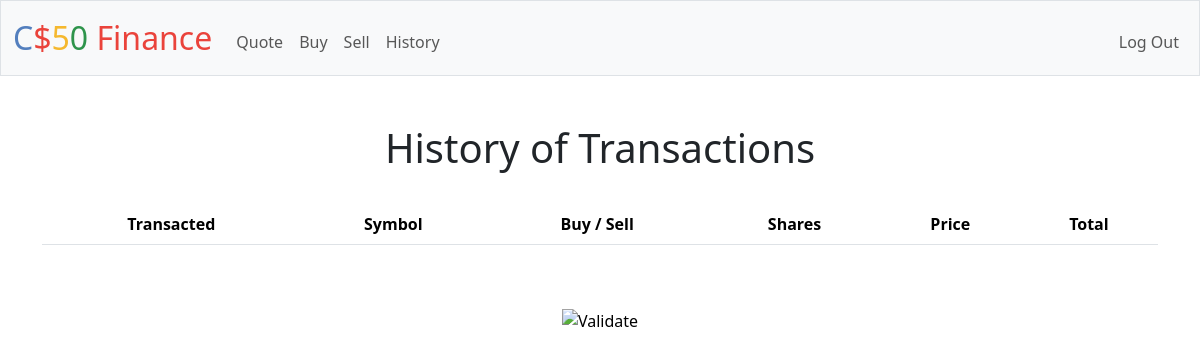
Page /history (signed in) on the earlier database version.
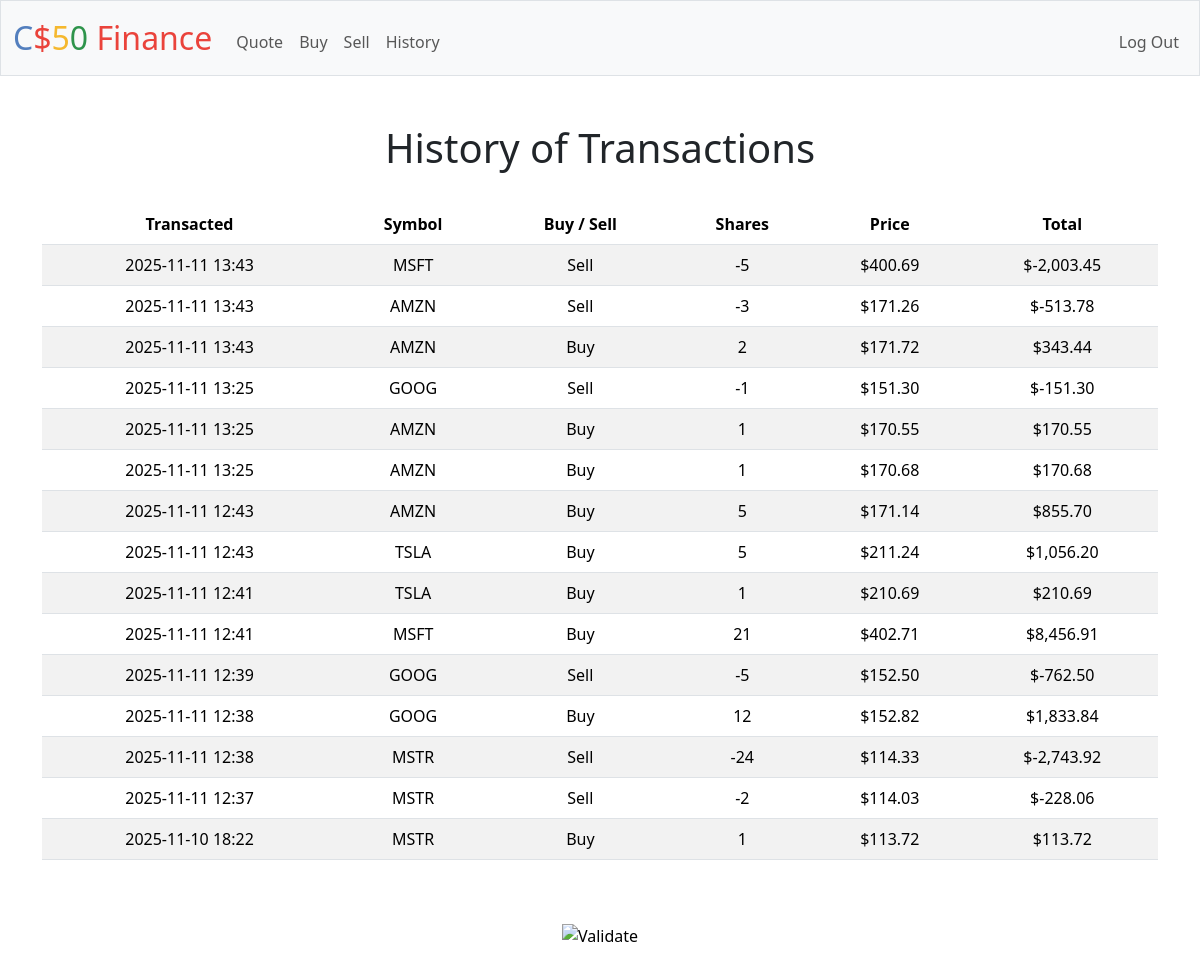
Same page on the later database version.
### tables this page shows
CREATE TABLE history (
id INTEGER PRIMARY KEY AUTOINCREMENT NOT NULL,
userid INTEGER NOT NULL,
symbol TEXT NOT NULL,
shares INTEGER NOT NULL,
price REAL NOT NULL, timestamp TEXT,
FOREIGN KEY(userid) REFERENCES users(id)
);

### app.py (the view)
@app.route("/history")
@login_required
def history():
    userId = session.get("user_id")
    history_db = db.execute(
        "SELECT * FROM history WHERE userid = ? order by id DESC;", userId
    )
    history_list = []
    for entry in history_db:
        datetime = entry["timestamp"]
        symbol = entry["symbol"]
        shares = int(entry["shares"])
        bs = "Buy" if shares > 0 else "Sell"
        price = float(entry["price"])
        total = shares * price
        history_list.append({
            "transacted": datetime,
            "symbol": symbol,
            "bs": bs,
            "shares": shares,
            "price": usd(price),
            "total": usd(total),
        })
    return render_template("history.html", history_list=history_list)

### app.py (called while the page is built)
@app.after_request
def after_request(response):
    response.headers["Cache-Control"] = "no-cache, no-store, must-revalidate"
    response.headers["Expires"] = 0
    response.headers["Pragma"] = "no-cache"
    return response

### helpers.py (called while the page is built)
def login_required(f):
    @wraps(f)
    def decorated_function(*args, **kwargs):
        if session.get("user_id") is None:
            return redirect("/login")
        return f(*args, **kwargs)
    return decorated_function

def usd(value):
    return f"${value:,.2f}"

### templates/history.html (shortened to what this page needs)
{% extends "layout.html" %}
{% block main %}
    <h1>History of Transactions</h1>
    <br>
    <div class="section">
        <table class="table table-striped">
            <thead>
                <tr>
                    <th>Transacted</th>
                    <th>Symbol</th>
                    <th>Buy / Sell</th>
                    <th>Shares</th>
                    <th>Price</th>
                    <th>Total</th>
                </tr>
            </thead>
            <tbody>
                {% for entry in history_list %}
                    <tr>
                        <td>{{ entry.transacted }}</td>
                        <td>{{ entry.symbol }}</td>
                        <td>{{ entry.bs }}</td>
                        <td>{{ entry.shares }}</td>
                        <td>{{ entry.price }}</td>
                        <td>{{ entry.total }}</td>
                    </tr>
                {% endfor %}
            </tbody>
        </table>
    </div>
{% endblock %}

### templates/layout.html (shortened to what this page needs)
<!DOCTYPE html>
<html lang="en">
    <head>
        <link href="https://cdn.jsdelivr.net/npm/bootstrap@5.3.3/dist/css/bootstrap.min.css" rel="stylesheet">
        <link href="/static/styles.css" rel="stylesheet">
    </head>
    <body>
        <nav class="bg-light border navbar navbar-expand-md navbar-light">
            <div class="container-fluid">
                <a class="navbar-brand" href="/"><span class="blue">C</span><span class="red">$</span><span class="yellow">5</span><span class="green">0</span> <span class="red">Finance</span></a>
                <div class="collapse navbar-collapse" id="navbar">
                    {% if session["user_id"] %}
                        <ul class="navbar-nav me-auto mt-2">
                            <li class="nav-item"><a class="nav-link" href="/quote">Quote</a></li>
                            <li class="nav-item"><a class="nav-link" href="/buy">Buy</a></li>
                            <li class="nav-item"><a class="nav-link" href="/sell">Sell</a></li>
                            <li class="nav-item"><a class="nav-link" href="/history">History</a></li>
                        </ul>
                        <ul class="navbar-nav ms-auto mt-2">
                            <li class="nav-item"><a class="nav-link" href="/logout">Log Out</a></li>
                        </ul>
                    {% else %}
                        <ul class="navbar-nav ms-auto mt-2">
                            <li class="nav-item"><a class="nav-link" href="/register">Register</a></li>
                            <li class="nav-item"><a class="nav-link" href="/login">Log In</a></li>
                        </ul>
                    {% endif %}
                </div>
            </div>
        </nav>
        <main class="container py-5 text-center">
            {% block main %}{% endblock %}
        </main>
        <footer class="mb-5">
            <form action="https://validator.w3.org/check" class="text-center" enctype="multipart/form-data" method="post" target="_blank">
                <input alt="Validate" src="/static/I_heart_validator.png" type="image">
            </form>
        </footer>
    </body>
</html>

### static/styles.css (style rules this page uses)
nav .navbar-brand { font-size: xx-large; }
nav .navbar-brand .blue { color: #537fbe; }
nav .navbar-brand .red { color: #ea433b; }
nav .navbar-brand .yellow { color: #f5b82e; }
nav .navbar-brand .green { color: #2e944b; }

Differences in the rows shown:
added history: transacted "2025-11-11 13:43", symbol "MSFT", bs "Sell", shares "-5", price "$400.69", total "$-2,003.45"
added history: transacted "2025-11-11 13:43", symbol "AMZN", bs "Sell", shares "-3", price "$171.26", total "$-513.78"
added history: transacted "2025-11-11 13:43", symbol "AMZN", bs "Buy", shares "2", price "$171.72", total "$343.44"
added history: transacted "2025-11-11 13:25", symbol "GOOG", bs "Sell", shares "-1", price "$151.30", total "$-151.30"
added history: transacted "2025-11-11 13:25", symbol "AMZN", bs "Buy", shares "1", price "$170.55", total "$170.55"
added history: transacted "2025-11-11 13:25", symbol "AMZN", bs "Buy", shares "1", price "$170.68", total "$170.68"
added history: transacted "2025-11-11 12:43", symbol "AMZN", bs "Buy", shares "5", price "$171.14", total "$855.70"
added history: transacted "2025-11-11 12:43", symbol "TSLA", bs "Buy", shares "5", price "$211.24", total "$1,056.20"
added history: transacted "2025-11-11 12:41", symbol "TSLA", bs "Buy", shares "1", price "$210.69", total "$210.69"
added history: transacted "2025-11-11 12:41", symbol "MSFT", bs "Buy", shares "21", price "$402.71", total "$8,456.91"
added history: transacted "2025-11-11 12:39", symbol "GOOG", bs "Sell", shares "-5", price "$152.50", total "$-762.50"
added history: transacted "2025-11-11 12:38", symbol "GOOG", bs "Buy", shares "12", price "$152.82", total "$1,833.84"
added history: transacted "2025-11-11 12:38", symbol "MSTR", bs "Sell", shares "-24", price "$114.33", total "$-2,743.92"
added history: transacted "2025-11-11 12:37", symbol "MSTR", bs "Sell", shares "-2", price "$114.03", total "$-228.06"
added history: transacted "2025-11-10 18:22", symbol "MSTR", bs "Buy", shares "1", price "$113.72", total "$113.72"
